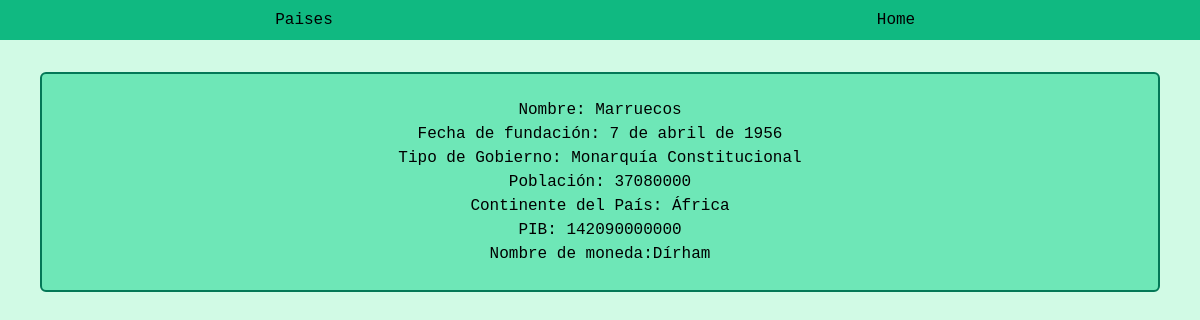
The page /paises/10/ on the database its author committed.
### paises/models.py (models this page shows, shortened)
class Pais(models.Model):
    nombre = models.CharField(max_length=80)
    fechaFundacion = models.DateField()
    tipoDeGobierno = models.CharField(max_length=100)
    poblacion = models.BigIntegerField()
    continente = models.CharField(max_length=20, choices=[(c.value, c.name) for c in Continentes])
    PIB = models.BigIntegerField()
    moneda = models.CharField(max_length=30)

### paises/views.py (the view)
# urls.py: path('<int:pk>/', CountryDetailView.as_view(), name='detalle'),
class CountryDetailView(View):
    def get(self, request, pk, *args, **kwargs):
        country = get_object_or_404(Pais, pk=pk)
        context = {
            'country':country
        }
        return render(request, 'detalle.html', context)

### theme/templates/detalle.html
{% extends "base.html" %}
{% block content %}
    <br>
    <div class="border-2 border-emerald-700 bg-emerald-300 rounded-md mx-10 my-2">
        <br>
        <center>
            <div>Nombre: {{country.nombre}}</div>
            <div>Fecha de fundación: {{country.fechaFundacion}}</div>
            <div>Tipo de Gobierno: {{country.tipoDeGobierno}}</div>
            <div>Población: {{country.poblacion}}</div>
            <div>Continente del País: {{country.continente}}</div>
            <div>PIB: {{country.PIB}}</div>
            <div>Nombre de moneda:{{country.moneda}}</div>
            <br>
        </center>
    </div>
{% endblock content %}

### rows shown on the page
Pais: nombre "Marruecos", fechaFundacion "7 de abril de 1956", tipoDeGobierno "Monarquía Constitucional", poblacion "37080000", continente "África", PIB "142090000000", moneda "Dírham"
